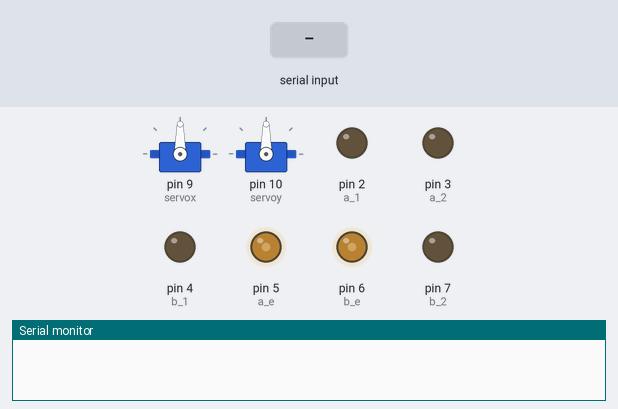
Bench run of a sketch on a simulated Arduino Uno, built with avr-gcc and run on an emulated ATmega328P. Shown: 2 × servo, output pins drawn as LEDs (lit = HIGH), the last lines printed to the serial monitor. The test bench sets the inputs (shaded band).

Above: at 1.2 s.
1.3 s: "F90\n" received over Serial
At 2.1 s:
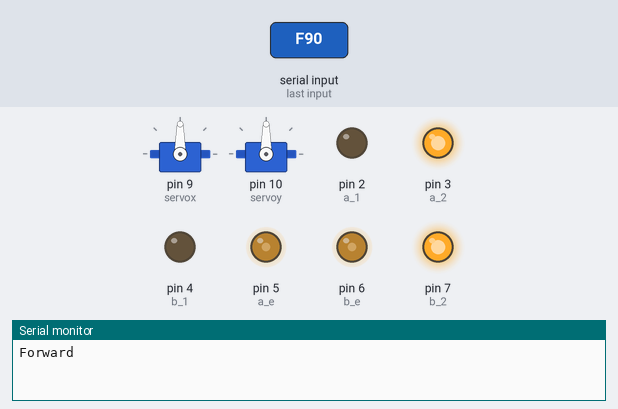
2.8 s: "B90\n" received over Serial
At 3.2 s:
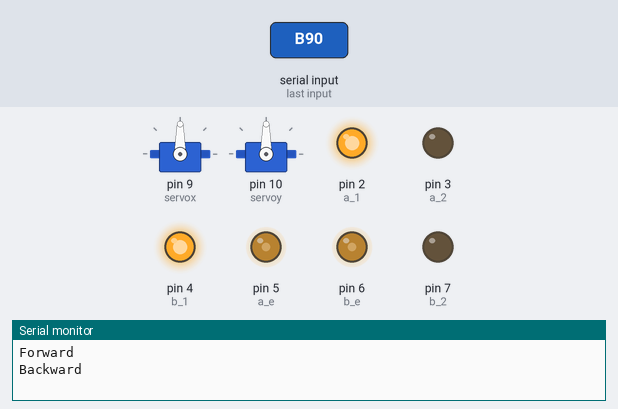
4.3 s: "L90\n" received over Serial
At 5.5 s:
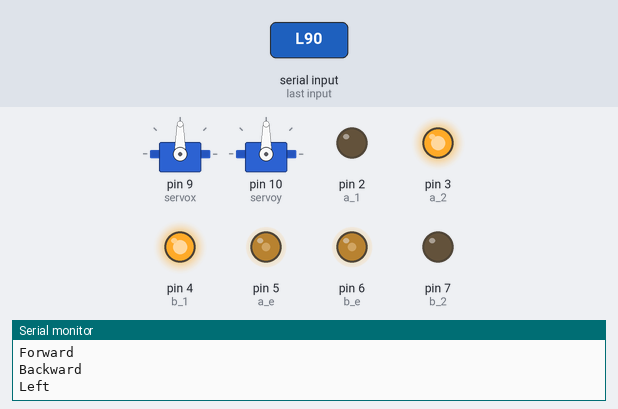
5.8 s: "R90\n" received over Serial
At 6.7 s:
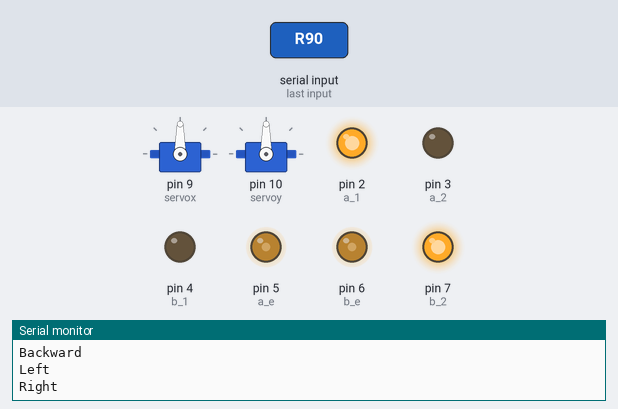
7.3 s: "F,45\n" received over Serial
At 7.8 s:
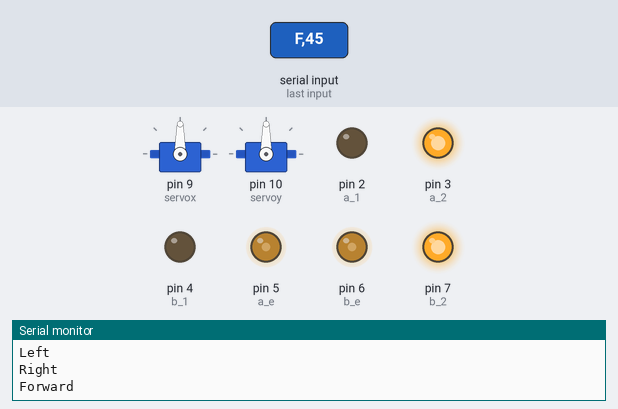
8.8 s: "B,45\n" received over Serial
At 10.2 s:
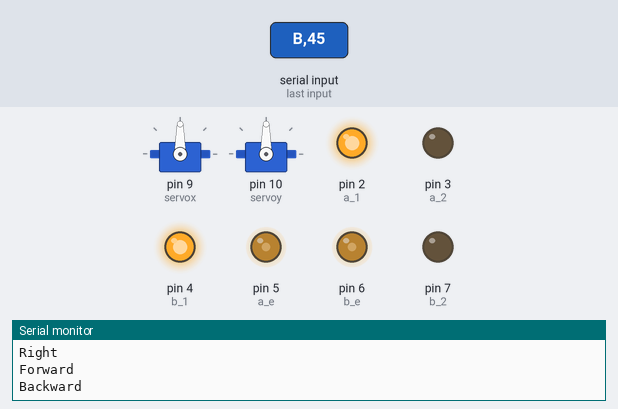
Timing chart, 0 to 11.3 s (numbered marks = the images above; inputs shaded):
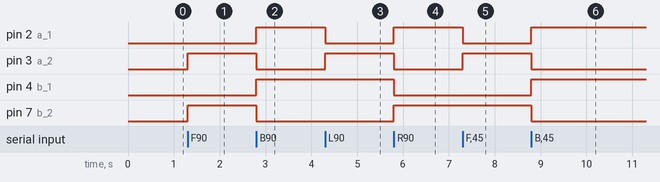

The sketch:

motor_cam_ctl_from_pi.ino
```cpp
#include <Servo.h>
/*
   指令：
   S  停止
   F  前进
   B  后退
   L  左转
   R  右转
   Eaaabbb  设置速度，aaa和bbb分别为a通道和b通道的速度
   Cxxxyyy  设置舵机角度，xxx和yyy分别为x舵机和y舵机的速度
*/
char buff[6];
int a_1 = 2, a_2 = 3, a_e = 5;
int b_1 = 4, b_2 = 7, b_e = 6;
int servo_x = 9, servo_y = 10;
int testTime = 1000;
Servo servox, servoy;

void setup() {
  servox.attach(9);
  servoy.attach(10);
  pinMode(a_1, OUTPUT);
  pinMode(a_2, OUTPUT);
  pinMode(a_e, OUTPUT);
  pinMode(b_1, OUTPUT);
  pinMode(b_2, OUTPUT);
  pinMode(b_e, OUTPUT);

  Stop();
  SetSpeed(100, 100);
  Serial.begin(9600);
}

void loop() {
  if (Serial.available() >= 1)
  {
    Serial.readBytes(buff, 1);
    switch (buff[0])
    {
      case 'S':
        Serial.println("Stop");
        Stop();
        break;
      case 'F':
        Serial.println("Forward");
        Forward();
        break;
      case 'B':
        Serial.println("Backward");
        Backward();
        break;
      case 'L':
        Serial.println("Left");
        Left();
        break;
      case 'R':
        Serial.println("Right");
        Right();
        break;
      case 'C':
        delay(10);
        if (Serial.available() >= 6)
        {
          Serial.readBytes(buff, 6);
          int x = convert(buff, buff + 2), y = convert(buff + 3, buff + 5);
          if (x >= 0 && x <= 180 && y >= 0 && y <= 180)
          {
            servox.write(x);
            servoy.write(y);
            Serial.println("Servo driven");
          }
          else
            Serial.println("Angle out of range");
        }
        break;
      case 'E':
        delay(10);
        if (Serial.available() >= 6)
        {
          Serial.readBytes(buff, 6);
          int sa = convert(buff, buff + 2), sb = convert(buff + 3, buff + 5);
          if (sa >= 0 && sa <= 255 && sb >= 0 && sb <= 255)
          {
            SetSpeed(sa, sb);
            Serial.println("Speed set");
          }
          else
            Serial.println("Speed out of range");
        }
        break;
    }
  }
}

void SetSpeed(int a, int b)
{
  analogWrite(a_e, a);
  analogWrite(b_e, b);
}

void Forward()
{
  digitalWrite(a_1, 0);
  digitalWrite(a_2, 1);
  digitalWrite(b_1, 0);
  digitalWrite(b_2, 1);
}

void Backward()
{
  digitalWrite(a_1, 1);
  digitalWrite(a_2, 0);
  digitalWrite(b_1, 1);
  digitalWrite(b_2, 0);
}

void Left()
{
  digitalWrite(a_1, 0);
  digitalWrite(a_2, 1);
  digitalWrite(b_1, 1);
  digitalWrite(b_2, 0);
}

void Right()
{
  digitalWrite(a_1, 1);
  digitalWrite(a_2, 0);
  digitalWrite(b_1, 0);
  digitalWrite(b_2, 1);
}

void Stop()
{
  digitalWrite(a_1, 0);
  digitalWrite(a_2, 0);
  digitalWrite(b_1, 0);
  digitalWrite(b_2, 0);
}

int convert(char* bg, char* ed)
{
  int t = 0;
  while (bg <= ed)
  {
    t = t * 10 + *bg - '0';
    ++bg;
  }
  return t;
}

void Test()
{
  Forward();
  delay(testTime);
  Backward();
  delay(testTime);
  Left();
  delay(testTime);
  Right();
  delay(testTime);
}
```

Measured:
- after the input at 1.3 s, pin 3 (a_2), pin 7 (b_2): LOW → HIGH at once
- after the input at 2.8 s, pin 2 (a_1), pin 4 (b_1): LOW → HIGH at once; pin 3 (a_2), pin 7 (b_2): HIGH → LOW at once
- after the input at 4.3 s, pin 2 (a_1): HIGH → LOW at once; pin 3 (a_2): LOW → HIGH at once
- after the input at 5.8 s, pin 2 (a_1), pin 7 (b_2): LOW → HIGH at once; pin 3 (a_2), pin 4 (b_1): HIGH → LOW at once
- after the input at 7.3 s, pin 2 (a_1): HIGH → LOW at once; pin 3 (a_2): LOW → HIGH at once
- after the input at 8.8 s, pin 2 (a_1), pin 4 (b_1): LOW → HIGH at once; pin 3 (a_2), pin 7 (b_2): HIGH → LOW at once
